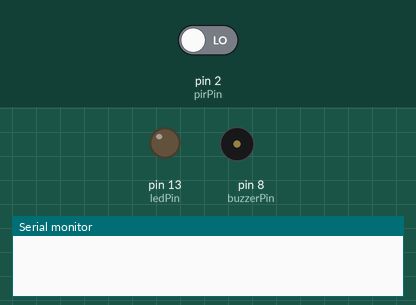
Simulated run of this sketch. Board: Arduino Uno, built with avr-gcc and run on an emulated ATmega328P. Parts: output pins drawn as LEDs (lit = HIGH), buzzer (waves = sounding), the last lines printed to the serial monitor. The test bench sets the inputs (shaded band); at power-on: pin 2 (pirPin) LOW.

Above: at 1.2 s.
1.3 s: pin 2 (pirPin) driven HIGH
At 2.0 s:
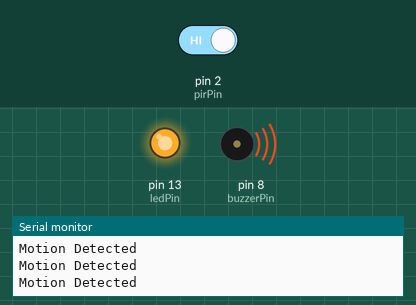
2.8 s: pin 2 (pirPin) driven LOW
At 3.3 s:
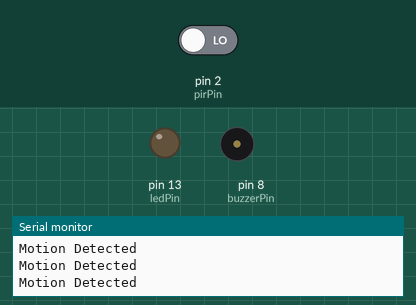
Timing chart, 0 to 5.8 s (numbered marks = the images above; inputs shaded):
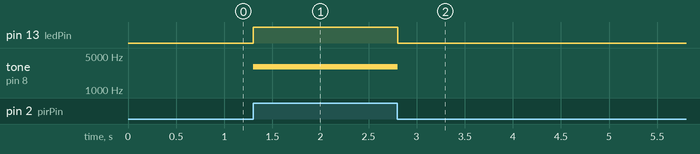

The sketch:

alarm_system_pir_sensor.ino
```cpp
const int pirPin = 2;
const int ledPin = 13;
const int buzzerPin = 8;

bool pirState = LOW;

void setup() {
  pinMode(pirPin, INPUT);
  pinMode(ledPin, OUTPUT);
  pinMode(buzzerPin, OUTPUT);

  Serial.begin(9600);
}

void loop() {

  pirState = digitalRead(pirPin);

  if (pirState == HIGH) {
    digitalWrite(ledPin, HIGH);
    tone(buzzerPin, 3000);
    Serial.println("Motion Detected");
  } else {
    digitalWrite(ledPin, LOW);
    noTone(buzzerPin);
  }

  delay(50);   // Sirf 50 ms, continuous detection ke liye
}
```

Measured:
- after the input at 1.3 s, pin 13 (ledPin): LOW → HIGH at once; tone on pin 8 (buzzerPin): silent → 3000 Hz at once
- after the input at 2.8 s, pin 13 (ledPin): HIGH → LOW at once; tone on pin 8 (buzzerPin): 3000 Hz → silent at once
